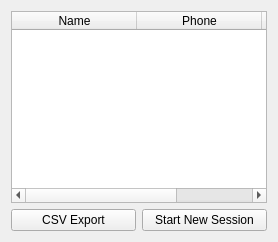
        <widget class="QWidget" name="report_tab">
         <attribute name="title">
          <string>Tab 2</string>
         </attribute>
         <layout class="QVBoxLayout" name="verticalLayout_7">
          <item>
           <widget class="QTableWidget" name="tableWidget">
            <property name="editTriggers">
             <set>QAbstractItemView::NoEditTriggers</set>
            </property>
            <property name="selectionMode">
             <enum>QAbstractItemView::NoSelection</enum>
            </property>
            <property name="selectionBehavior">
             <enum>QAbstractItemView::SelectItems</enum>
            </property>
            <attribute name="horizontalHeaderCascadingSectionResizes">
             <bool>false</bool>
            </attribute>
            <attribute name="horizontalHeaderMinimumSectionSize">
             <number>39</number>
            </attribute>
            <attribute name="horizontalHeaderDefaultSectionSize">
             <number>125</number>
            </attribute>
            <attribute name="horizontalHeaderStretchLastSection">
             <bool>true</bool>
            </attribute>
            <attribute name="verticalHeaderVisible">
             <bool>false</bool>
            </attribute>
            <column>
             <property name="text">
              <string>Name</string>
             </property>
             <property name="icon">
              <iconset resource="images.qrc">
               <normaloff>:/white-icons/Data/imgs/white icons/icons8-contacts-500.png</normaloff>:/white-icons/Data/imgs/white icons/icons8-contacts-500.png</iconset>
             </property>
            </column>
            <column>
             <property name="text">
              <string>Phone</string>
             </property>
             <property name="icon">
              <iconset resource="images.qrc">
               <normaloff>:/white-icons/Data/imgs/white icons/icons8-phone-500.png</normaloff>:/white-icons/Data/imgs/white icons/icons8-phone-500.png</iconset>
             </property>
            </column>
            <column>
             <property name="text">
              <string>Status</string>
             </property>
             <property name="icon">
              <iconset resource="images.qrc">
               <normaloff>:/white-icons/Data/imgs/white icons/icons8-about-500.png</normaloff>:/white-icons/Data/imgs/white icons/icons8-about-500.png</iconset>
             </property>
            </column>
           </widget>
          </item>
          <item>
           <layout class="QHBoxLayout" name="horizontalLayout_9">
            <item>
             <widget class="QPushButton" name="csv_btn">
              <property name="maximumSize">
               <size>
                <width>150</width>
                <height>16777215</height>
               </size>
              </property>
              <property name="text">
               <string>CSV Export</string>
              </property>
              <property name="icon">
               <iconset resource="images.qrc">
                <normaloff>:/white-icons/Data/imgs/white icons/icons8-save-500.png</normaloff>:/white-icons/Data/imgs/white icons/icons8-save-500.png</iconset>
              </property>
              <property name="iconSize">
               <size>
                <width>22</width>
                <height>22</height>
               </size>
              </property>
             </widget>
            </item>
            <item>
             <widget class="QPushButton" name="newsession_btn">
              <property name="maximumSize">
               <size>
                <width>150</width>
                <height>16777215</height>
               </size>
              </property>
              <property name="text">
               <string>Start New Session</string>
              </property>
              <property name="icon">
               <iconset resource="images.qrc">
                <normaloff>:/white-icons/Data/imgs/white icons/icons8-trash-can-500.png</normaloff>:/white-icons/Data/imgs/white icons/icons8-trash-can-500.png</iconset>
              </property>
              <property name="iconSize">
               <size>
                <width>19</width>
                <height>18</height>
               </size>
              </property>
             </widget>
            </item>
           </layout>
          </item>
         </layout>
        </widget>
